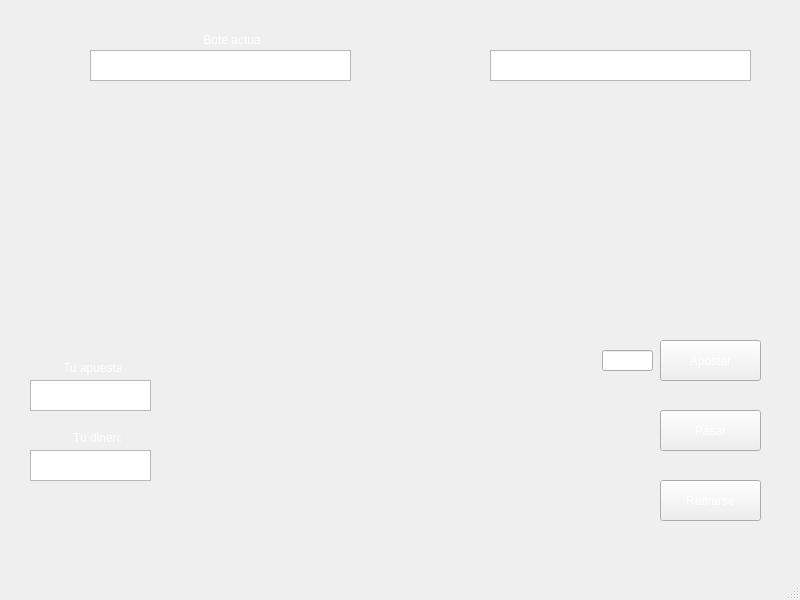
<?xml version="1.0" encoding="UTF-8"?>
<ui version="4.0">
 <class>juego</class>
 <widget class="QMainWindow" name="juego">
  <property name="geometry">
   <rect>
    <x>0</x>
    <y>0</y>
    <width>800</width>
    <height>600</height>
   </rect>
  </property>
  <property name="windowTitle">
   <string>MainWindow</string>
  </property>
  <property name="styleSheet">
   <string notr="true">background-image: url(:/imagenes/Fondo_Verde133928781355.jpg);</string>
  </property>
  <widget class="QWidget" name="centralwidget">
   <widget class="QLabel" name="label">
    <property name="geometry">
     <rect>
      <x>200</x>
      <y>30</y>
      <width>61</width>
      <height>20</height>
     </rect>
    </property>
    <property name="styleSheet">
     <string notr="true">color: rgb(0, 0, 0);
color: rgb(255, 255, 255);</string>
    </property>
    <property name="text">
     <string> Bote actual</string>
    </property>
   </widget>
   <widget class="QLabel" name="label_2">
    <property name="geometry">
     <rect>
      <x>60</x>
      <y>360</y>
      <width>61</width>
      <height>16</height>
     </rect>
    </property>
    <property name="styleSheet">
     <string notr="true">color: rgb(255, 255, 255);</string>
    </property>
    <property name="text">
     <string> Tu apuesta</string>
    </property>
   </widget>
   <widget class="QLabel" name="label_3">
    <property name="geometry">
     <rect>
      <x>70</x>
      <y>430</y>
      <width>51</width>
      <height>16</height>
     </rect>
    </property>
    <property name="styleSheet">
     <string notr="true">color: rgb(255, 255, 255);</string>
    </property>
    <property name="text">
     <string> Tu dinero</string>
    </property>
   </widget>
   <widget class="QPushButton" name="pushButton">
    <property name="geometry">
     <rect>
      <x>660</x>
      <y>480</y>
      <width>101</width>
      <height>41</height>
     </rect>
    </property>
    <property name="styleSheet">
     <string notr="true">color: rgb(255,255,255);</string>
    </property>
    <property name="text">
     <string>Retirarse</string>
    </property>
   </widget>
   <widget class="QPushButton" name="pushButton_2">
    <property name="geometry">
     <rect>
      <x>660</x>
      <y>410</y>
      <width>101</width>
      <height>41</height>
     </rect>
    </property>
    <property name="styleSheet">
     <string notr="true">color: rgb(255,255,255);</string>
    </property>
    <property name="text">
     <string>Pasar</string>
    </property>
   </widget>
   <widget class="QPushButton" name="pushButton_3">
    <property name="geometry">
     <rect>
      <x>660</x>
      <y>340</y>
      <width>101</width>
      <height>41</height>
     </rect>
    </property>
    <property name="styleSheet">
     <string notr="true">color: rgb(255,255,255);</string>
    </property>
    <property name="text">
     <string>Apostar</string>
    </property>
   </widget>
   <widget class="QLineEdit" name="apuesta">
    <property name="geometry">
     <rect>
      <x>602</x>
      <y>350</y>
      <width>51</width>
      <height>21</height>
     </rect>
    </property>
    <property name="styleSheet">
     <string notr="true">color: rgb(255, 255, 255);</string>
    </property>
   </widget>
   <widget class="QTextEdit" name="tu_apuesta">
    <property name="geometry">
     <rect>
      <x>30</x>
      <y>380</y>
      <width>121</width>
      <height>31</height>
     </rect>
    </property>
    <property name="styleSheet">
     <string notr="true">color:rgb(255, 255, 255)</string>
    </property>
   </widget>
   <widget class="QTextEdit" name="tu_dinero">
    <property name="geometry">
     <rect>
      <x>30</x>
      <y>450</y>
      <width>121</width>
      <height>31</height>
     </rect>
    </property>
    <property name="styleSheet">
     <string notr="true">color: rgb(255, 255, 255);</string>
    </property>
   </widget>
   <widget class="QTextEdit" name="bote_actual">
    <property name="geometry">
     <rect>
      <x>90</x>
      <y>50</y>
      <width>261</width>
      <height>31</height>
     </rect>
    </property>
    <property name="styleSheet">
     <string notr="true">color: rgb(255, 255, 255);</string>
    </property>
   </widget>
   <widget class="QTextEdit" name="nombre">
    <property name="enabled">
     <bool>true</bool>
    </property>
    <property name="geometry">
     <rect>
      <x>490</x>
      <y>50</y>
      <width>261</width>
      <height>31</height>
     </rect>
    </property>
    <property name="font">
     <font>
      <pointsize>13</pointsize>
      <weight>75</weight>
      <bold>true</bold>
     </font>
    </property>
    <property name="styleSheet">
     <string notr="true">color: rgb(255,255,255);</string>
    </property>
   </widget>
   <widget class="QLabel" name="mano1">
    <property name="geometry">
     <rect>
      <x>220</x>
      <y>310</y>
      <width>141</width>
      <height>221</height>
     </rect>
    </property>
    <property name="text">
     <string/>
    </property>
    <property name="pixmap">
     <pixmap resource="cartas.qrc">:/imagenes/carta vuelta.png</pixmap>
    </property>
    <property name="scaledContents">
     <bool>true</bool>
    </property>
   </widget>
   <widget class="QLabel" name="mano2">
    <property name="geometry">
     <rect>
      <x>410</x>
      <y>310</y>
      <width>141</width>
      <height>221</height>
     </rect>
    </property>
    <property name="text">
     <string/>
    </property>
    <property name="pixmap">
     <pixmap resource="cartas.qrc">:/imagenes/carta vuelta.png</pixmap>
    </property>
    <property name="scaledContents">
     <bool>true</bool>
    </property>
   </widget>
   <widget class="QLabel" name="mesa1">
    <property name="geometry">
     <rect>
      <x>70</x>
      <y>120</y>
      <width>101</width>
      <height>151</height>
     </rect>
    </property>
    <property name="text">
     <string/>
    </property>
    <property name="pixmap">
     <pixmap resource="cartas.qrc">:/imagenes/carta vuelta.png</pixmap>
    </property>
    <property name="scaledContents">
     <bool>true</bool>
    </property>
   </widget>
   <widget class="QLabel" name="mesa1_2">
    <property name="geometry">
     <rect>
      <x>210</x>
      <y>120</y>
      <width>101</width>
      <height>151</height>
     </rect>
    </property>
    <property name="text">
     <string/>
    </property>
    <property name="pixmap">
     <pixmap resource="cartas.qrc">:/imagenes/carta vuelta.png</pixmap>
    </property>
    <property name="scaledContents">
     <bool>true</bool>
    </property>
   </widget>
   <widget class="QLabel" name="mesa1_3">
    <property name="geometry">
     <rect>
      <x>350</x>
      <y>120</y>
      <width>101</width>
      <height>151</height>
     </rect>
    </property>
    <property name="text">
     <string/>
    </property>
    <property name="pixmap">
     <pixmap resource="cartas.qrc">:/imagenes/carta vuelta.png</pixmap>
    </property>
    <property name="scaledContents">
     <bool>true</bool>
    </property>
   </widget>
   <widget class="QLabel" name="mesa1_4">
    <property name="geometry">
     <rect>
      <x>490</x>
      <y>120</y>
      <width>101</width>
      <height>151</height>
     </rect>
    </property>
    <property name="text">
     <string/>
    </property>
    <property name="pixmap">
     <pixmap resource="cartas.qrc">:/imagenes/carta vuelta.png</pixmap>
    </property>
    <property name="scaledContents">
     <bool>true</bool>
    </property>
   </widget>
   <widget class="QLabel" name="mesa1_5">
    <property name="geometry">
     <rect>
      <x>630</x>
      <y>120</y>
      <width>101</width>
      <height>151</height>
     </rect>
    </property>
    <property name="text">
     <string/>
    </property>
    <property name="pixmap">
     <pixmap resource="cartas.qrc">:/imagenes/carta vuelta.png</pixmap>
    </property>
    <property name="scaledContents">
     <bool>true</bool>
    </property>
   </widget>
  </widget>
  <widget class="QMenuBar" name="menubar">
   <property name="geometry">
    <rect>
     <x>0</x>
     <y>0</y>
     <width>800</width>
     <height>21</height>
    </rect>
   </property>
  </widget>
  <widget class="QStatusBar" name="statusbar"/>
 </widget>
 <resources>
  <include location="cartas.qrc"/>
 </resources>
 <connections/>
</ui>
